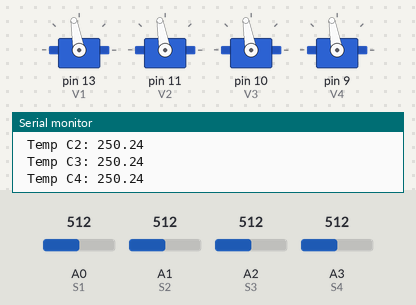
The sketch below on a simulated Arduino Uno, built with avr-gcc and run on an emulated ATmega328P. On the bench: 4 × servo, the last lines printed to the serial monitor. Inputs (shaded band) come from the test bench; at power-on: A0 (S1) = 512, A1 (S2) = 512, A2 (S3) = 512, A3 (S4) = 512.

Above: at 1.3 s.
1.4 s: A0 (S1) set to 52
2.9 s: A0 (S1) set to 45
At 4.2 s:
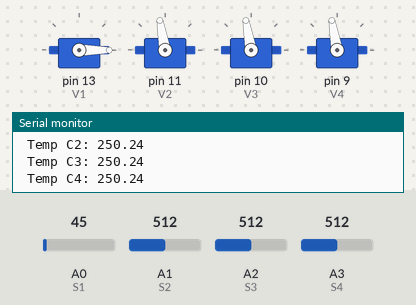
4.5 s: A1 (S2) set to 35
6.0 s: A1 (S2) set to 29
At 6.9 s:
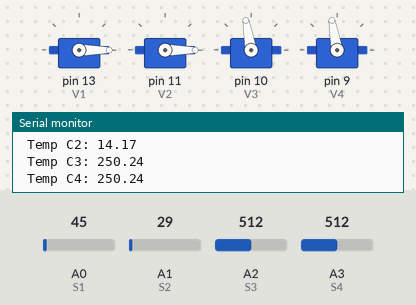
7.5 s: A2 (S3) set to 65
9.0 s: A2 (S3) set to 58
At 10.3 s:
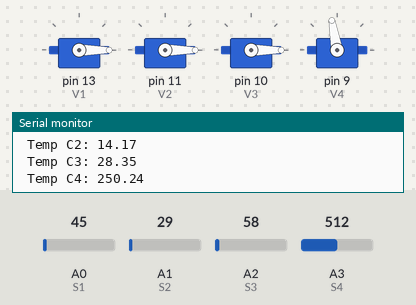
Timing chart, 0 to 11.6 s (numbered marks = the images above; inputs shaded):
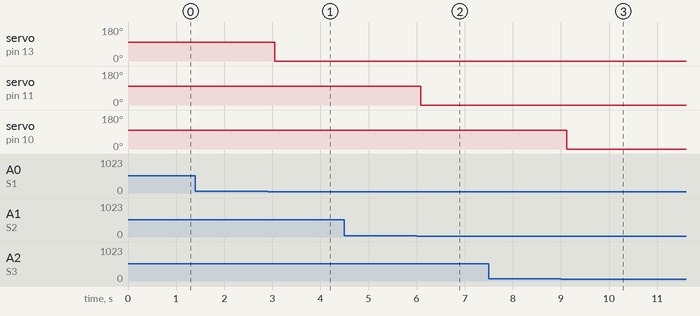

Measured:
- the behaviour switches between 50 and 49 on A0 (S1) (found by bisection; images 0 and 1)
- the behaviour switches between 33 and 32 on A1 (S2) (found by bisection; images 1 and 2)
- the behaviour switches between 62 and 61 on A2 (S3) (found by bisection; images 2 and 3)
- after the input at 2.9 s, servo on pin 13 (V1): 100° → 0° after 0.15 s
- after the input at 6.0 s, servo on pin 11 (V2): 100° → 0° after 0.09 s
- after the input at 9.0 s, servo on pin 10 (V3): 100° → 0° after 0.12 s

The sketch:

Ejercicio_2_DuctosVentilacion.ino
```cpp
#include<Servo.h>
//int relevador = 12;

Servo V1;
Servo V2;
Servo V3;
Servo V4;

int S1=A0;
int S2=A1;
int S3=A2;
int S4=A3;

void setup() {
  // put your setup code here, to run once:
  V1.attach(13);
  V2.attach(11);
  V3.attach(10);
  V4.attach(9);
  Serial.begin(9600);

}

float tempS1,tempS2,tempS3,tempS4;
float temDeseadaC1 = 24,
      temDeseadaC2 = 16,
      temDeseadaC3 = 30,
      temDeseadaC4 = 27;

void loop() {
  // put your main code here, to run repeatedly:
  tempS1 = 5.0 * analogRead(S1)* 100/1023.0;
  tempS2 = 5.0 * analogRead(S2)* 100/1023.0;
  tempS3 = 5.0 * analogRead(S3)* 100/1023.0;
  tempS4 = 5.0 * analogRead(S4)* 100/1023.0;

  Serial.println("Temp C1: "+ String(tempS1)+"\r\n Temp C2: "+ String(tempS2)+
  "\r\n Temp C3: "+ String(tempS3)+"\r\n Temp C4: "+ String(tempS4));

  if (tempS1 > temDeseadaC1){
    V1.write(100);
  }else{
     V1.write(0);
    }

  if (tempS2 > temDeseadaC2){
    V2.write(100);
  }else{
     V2.write(0);
    }

  if (tempS3 > temDeseadaC3){
    V3.write(100);
  }else{
     V3.write(0);
    }

  if (tempS4 > temDeseadaC4){
    V4.write(100);
  }else{
     V4.write(0);
    }

delay(500);
}
```
